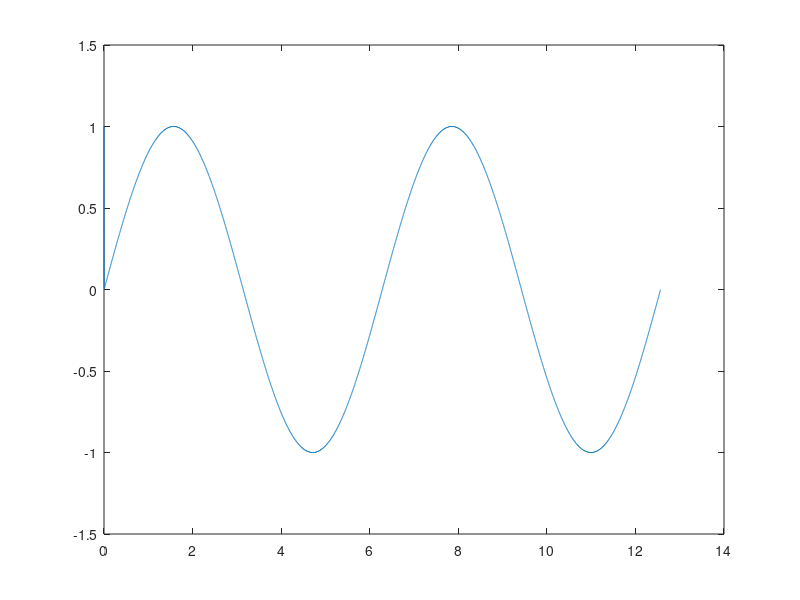

MATLAB code for this plot:
% global stiffness
% stiffness = 0.1
a=2;

function xdot = f(t,x)
  xdot = [1000*(sin(t)-x(1))];
endfunction

[t,x] = ode45(@f, [0,4*pi], [1]);
plot(t,x);

